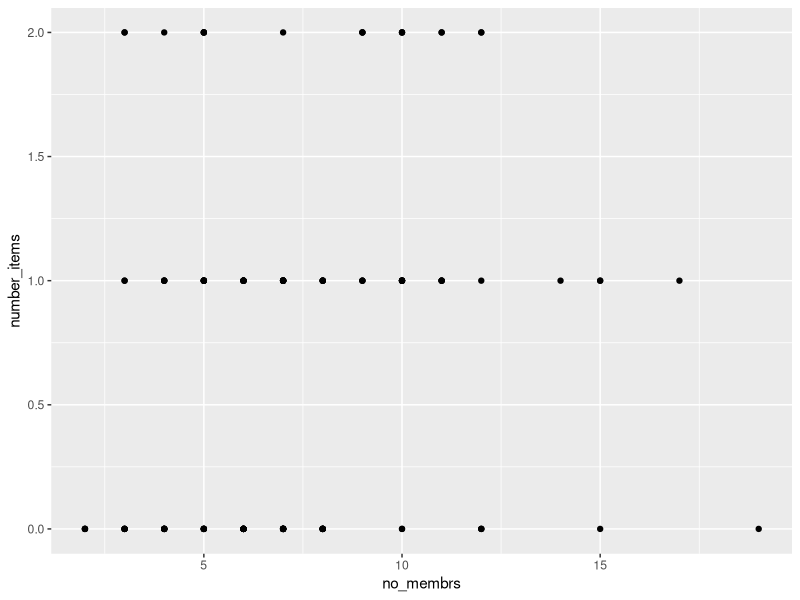
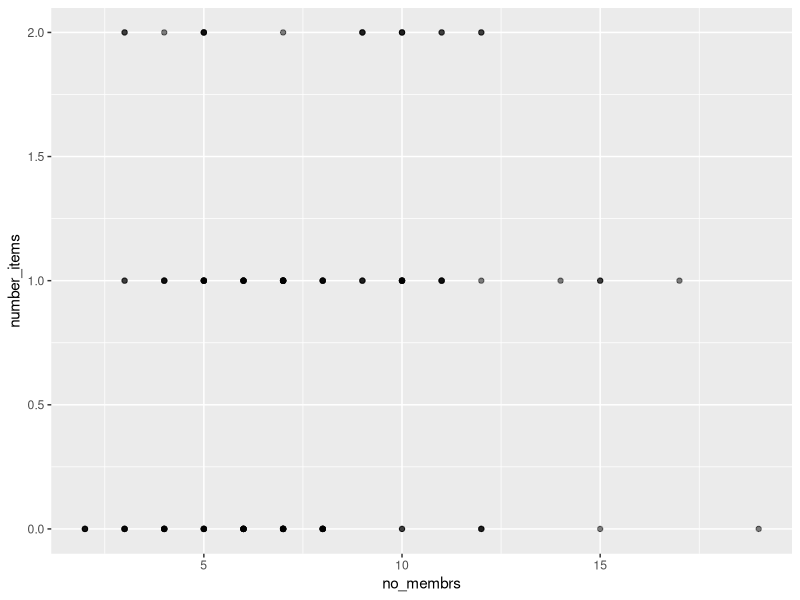
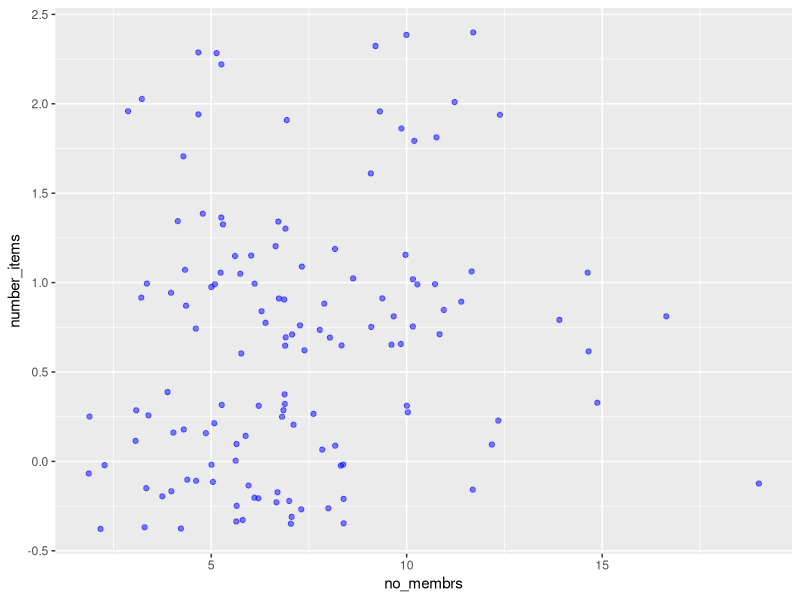
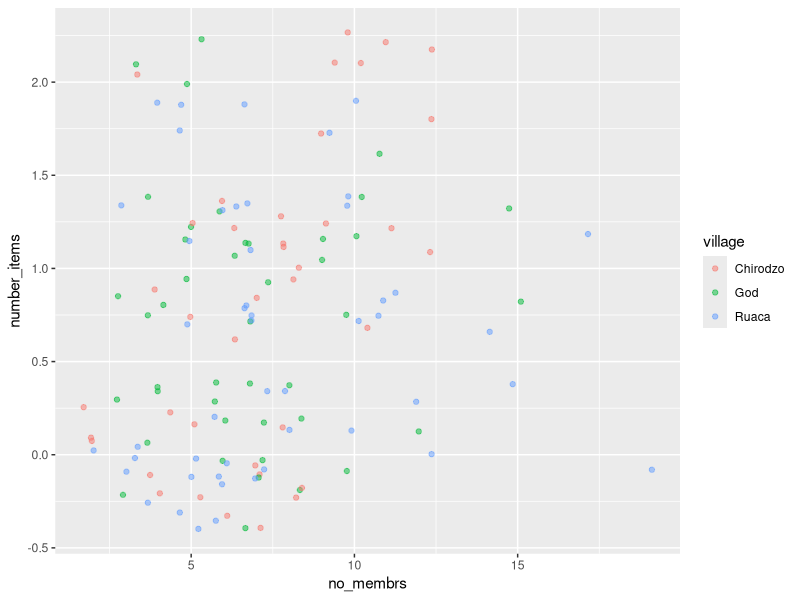
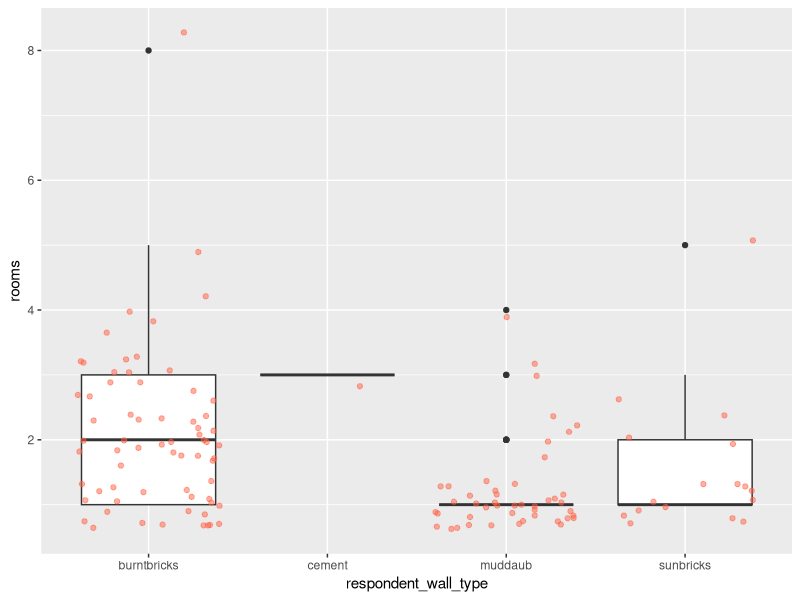
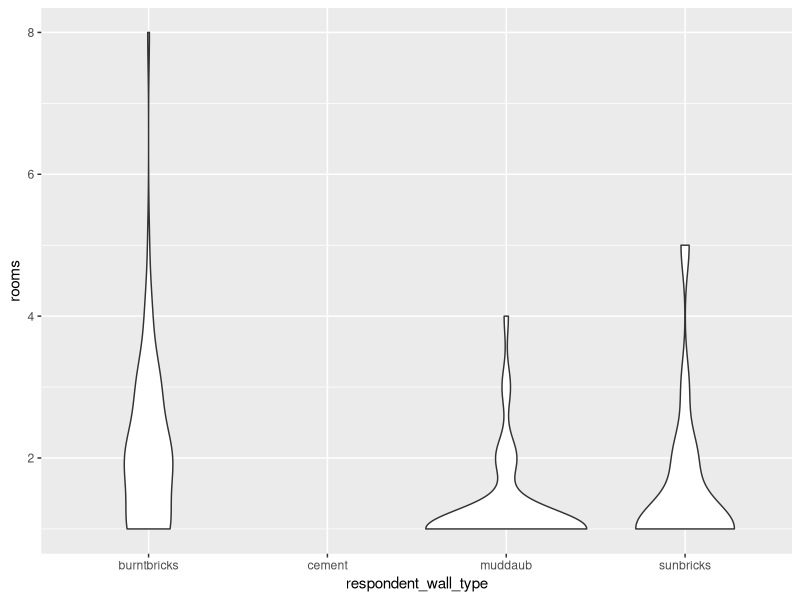
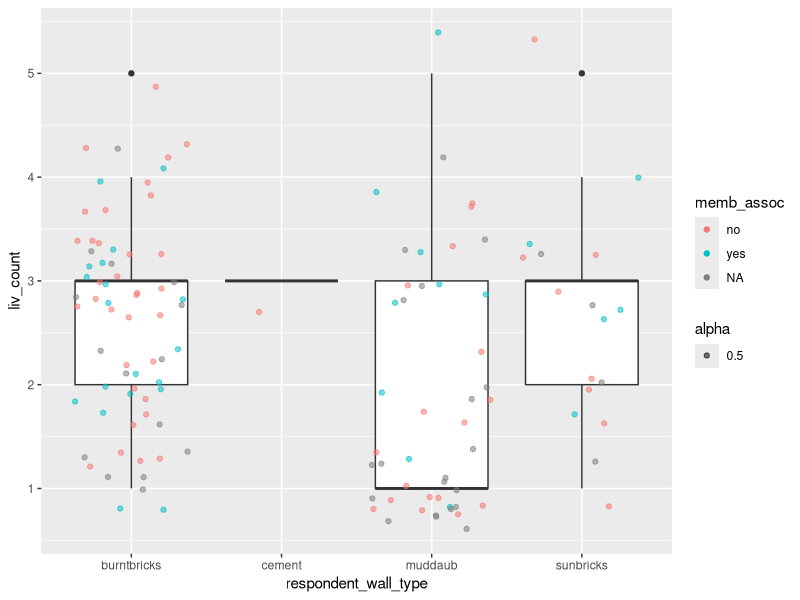
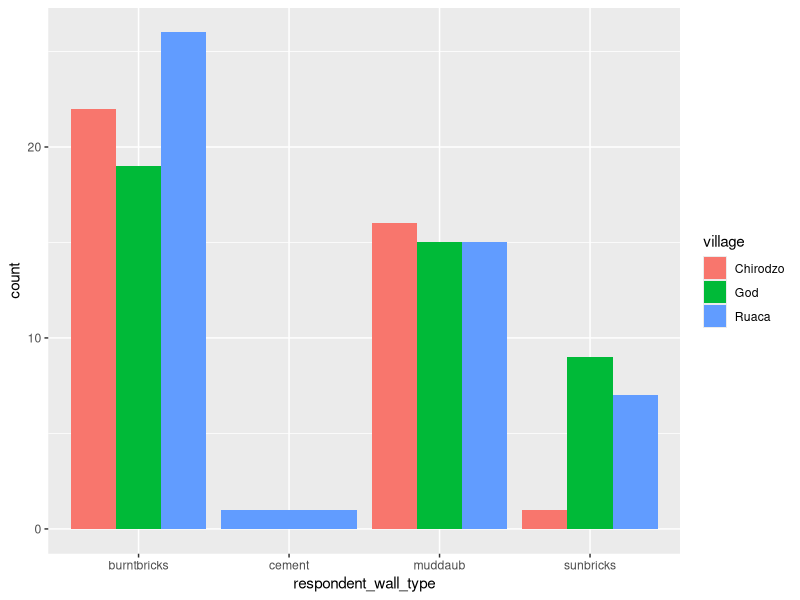

The R source for these figures, in order:
library(tidyverse)

interviews_plotting<-read.csv("interviews_plotting.csv")

ggplot(interviews_plotting, aes(x=no_membrs, y=number_items))+
  geom_point()

base_plot<-ggplot(interviews_plotting, aes(x=no_membrs, y=number_items))

#changing the opacity
base_plot+
  geom_point(alpha=0.5)

#jitter is adding random noise, colors can also be added
base_plot+
  geom_jitter(alpha=0.5, color='blue')

#could add color as a dimension
ggplot(interviews_plotting, aes(x=no_membrs, y=number_items, color=village))+
  geom_jitter(alpha=0.5)

ggplot(interviews_plotting, aes(x=respondent_wall_type, y=rooms))+
  geom_boxplot()+
  geom_jitter(alpha=0.5, color='tomato')

ggplot(interviews_plotting, aes(x=respondent_wall_type, y=rooms))+
  geom_violin()

#mapping in the first line will be universal, when in the following lines then specific to that overlay
ggplot(interviews_plotting, aes(x=respondent_wall_type, y=liv_count,))+
  geom_boxplot()+
  geom_jitter(aes(alpha=0.5, color=memb_assoc))

#bar plots don't require the y definition because the default is count
#forcats is a package that is useful for ordering variables
#dodge will take the plots and spread them out next to eachother
ggplot(interviews_plotting, aes(x=respondent_wall_type))+
  geom_bar(aes(fill=village), position='dodge')

ggplot(interviews_plotting, aes(x=respondent_wall_type))+
  geom_bar(aes(fill=village), position='dodge')

percent_wall_type<-interviews_plotting%>%
  filter (respondent_wall_type!="cement")%>%
  count(village,respondent_wall_type)%>%
  group_by(village)%>%
  mutate(percent=n/sum(n))%>%
  ungroup()

View(percent_wall_type) 

#stat line is necessary to override the default of building a count variable, use the y
ggplot(percent_wall_type, aes(x=village, y=percent, fill=respondent_wall_type))+
  geom_bar(stat='identity',position='dodge')
  labs(title="Proportion of Wall Type by Village",
       x="Village",
       y="Percent")


respondents_village<-interviews_plotting%>%
  filter (!is.na(memb_assoc))%>%
  count(village,memb_assoc)%>%
  group_by(village)%>%
  mutate(percent=n/sum(n))%>%
  ungroup()

View(respondents_village) 

ggplot(respondents_village, aes(x=village, y=percent, fill=memb_assoc))+
  geom_bar(stat='identity',position='dodge')


#Code has been copied and reinserted from above
percent_wall_type<-interviews_plotting%>%
  filter (respondent_wall_type!="cement")%>%
  count(village,respondent_wall_type)%>%
  group_by(village)%>%
  mutate(percent=n/sum(n))%>%
  ungroup()

View(percent_wall_type) 

#stat line is necessary to override the default of building a count variable, use the y
ggplot(percent_wall_type, aes(x=village, y=percent, fill=respondent_wall_type))+
  geom_bar(stat='identity',position='dodge')+
  labs(title="Proportion of Wall Type by Village",
      x="Village",
      y="Percent",
      fill="Respondent Wall Type")

#we can reverse the order of the facet_wrap(village~.)
ggplot(percent_wall_type, aes(x=respondent_wall_type, y=percent))+
  geom_bar(stat='identity',position='dodge')+
  facet_wrap(~village)+
  theme_minimal()
  
#we could use theme_set(theme_minimal()) to change the default for the session





